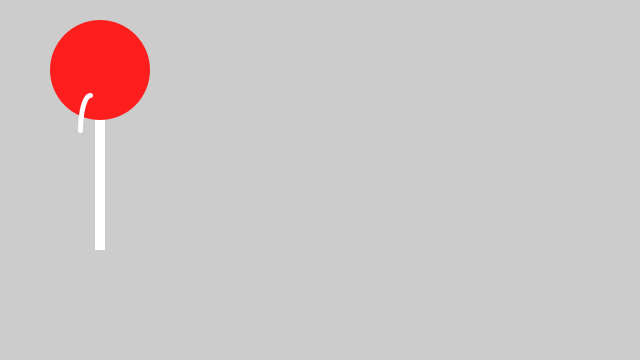
Frame 1 (no input)
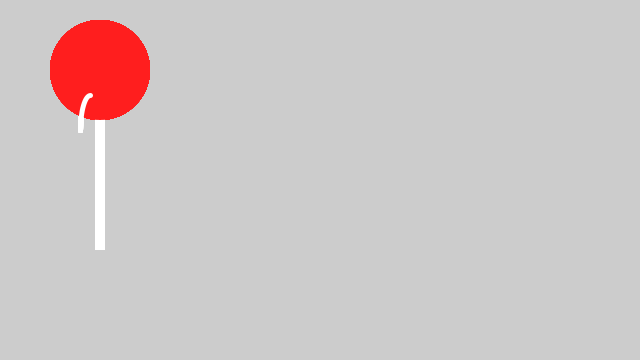
Frame 60 (the mouse pressed at the canvas centre just before this capture)
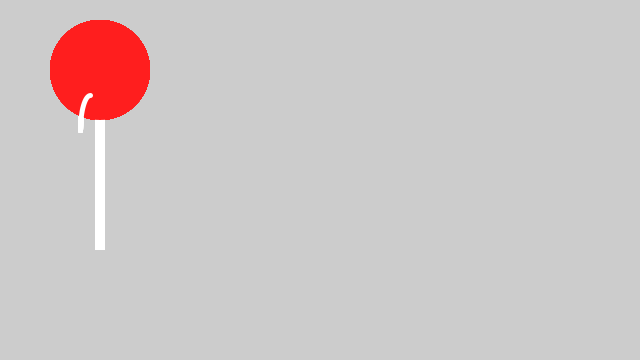
Frame 120 (the mouse held since frame 60 and released just before this capture)

The Processing sketch that drew these frames (run headless with seeded random() and noise(); from frame 60 on, the mouse is pressed at the canvas centre):

// Processing sketch: Fun__es
// ── Fun__es.pde
void setup(){
  size(640,360);
  rectMode(CENTER);
}

void lolipop(int x, int y, int sizeCircle, int r, int g, int b) {
 noStroke();
 fill(255);
 rect(x, y, 10, 200);
 fill(r, g, b);
 circle(x, y - 80, sizeCircle);
 noFill();
 strokeWeight(5);
 stroke(255);
 arc(x - 10, y - 20, 20, 70, radians(180), radians(270));
}

void draw(){
  lolipop(100, 150, 100, 255, 30, 30);
  
}
